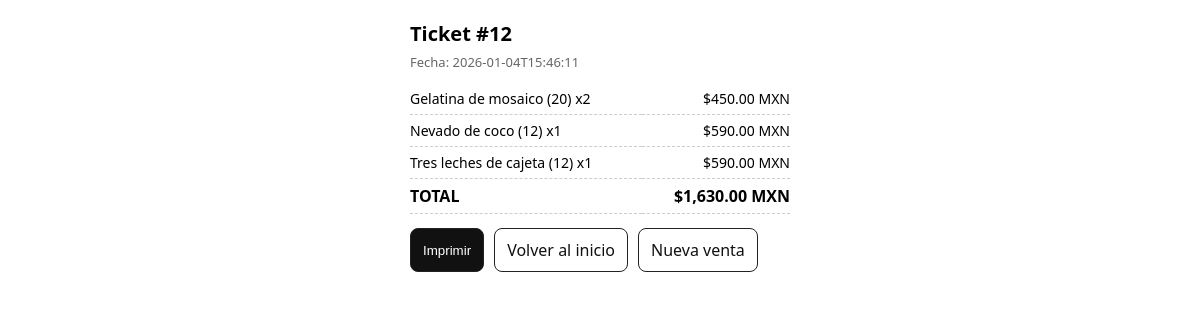
The page /ticket/12 on the database its author committed.
### tables this page shows
CREATE TABLE orders (
        id INTEGER PRIMARY KEY AUTOINCREMENT,
        created_at TEXT NOT NULL,
        status TEXT NOT NULL DEFAULT 'ok'
    );

CREATE TABLE order_items (
        id INTEGER PRIMARY KEY AUTOINCREMENT,
        order_id INTEGER NOT NULL,
        menu_item_id INTEGER NOT NULL,
        qty INTEGER NOT NULL CHECK(qty > 0),
        price_cents INTEGER NOT NULL CHECK(price_cents >= 0)
    );

CREATE TABLE menu_items (
        id INTEGER PRIMARY KEY AUTOINCREMENT,
        name TEXT NOT NULL,
        price_cents INTEGER NOT NULL CHECK(price_cents >= 0),
        category TEXT NOT NULL
    );

### app.py (the view)
@app.route("/ticket/<int:order_id>")
def ticket(order_id: int):
    conn = db()
    cur = conn.cursor()
    cur.execute("SELECT id, created_at, status FROM orders WHERE id = ?", (order_id,))
    order = cur.fetchone()
    if not order:
        conn.close()
        return "Ticket no encontrado", 404
    cur.execute("""
        SELECT
            mi.name AS name,
            mi.category AS category,
            oi.qty AS qty,
            oi.price_cents AS price_cents
        FROM order_items oi
        JOIN menu_items mi ON mi.id = oi.menu_item_id
        WHERE oi.order_id = ?
        ORDER BY mi.category, mi.name
    """, (order_id,))
    items = cur.fetchall()
    total_cents = sum(int(r["qty"]) * int(r["price_cents"]) for r in items)
    conn.close()
    return render_template("ticket.html", order=order, items=items, total_cents=total_cents)

### app.py (called while the page is built)
def db():
    conn = sqlite3.connect(DB_PATH)
    conn.row_factory = sqlite3.Row
    return conn

@app.template_filter("pesos")
def pesos(cents: int):
    return f"${int(cents)/100:,.2f} MXN"

### templates/ticket.html (shortened to what this page needs)
<!doctype html>
<html lang="es">
<head>
</head>
<body>
  <h1>Ticket #{{ order["id"] }}</h1>
  <div class="muted">Fecha: {{ order["created_at"] }}</div>
  <table>
    {% for it in items %}
      <tr>
        <td>{{ it["name"] }} x{{ it["qty"] }}</td>
        <td>{{ (it["qty"] * it["price_cents"])|pesos }}</td>
      </tr>
    {% endfor %}
    <tr>
      <td class="total">TOTAL</td>
      <td class="total">{{ total_cents|pesos }}</td>
    </tr>
  </table>
  <div class="btns">
    <button class="primary" onclick="window.print()">Imprimir</button>
    <a href="{{ url_for('index') }}">Volver al inicio</a>
    <a href="{{ url_for('new_order') }}">Nueva venta</a>
  </div>
</body>
</html>

### templates/ticket.html (style rules this page uses)
body { font-family: system-ui, Arial; max-width: 380px; margin: 20px auto; }
h1 { font-size: 20px; margin: 0 0 6px; }
.muted { color: #666; font-size: 13px; }
table { width: 100%; border-collapse: collapse; margin-top: 12px; }
td { padding: 6px 0; border-bottom: 1px dashed #ccc; font-size: 14px; }
td:last-child { text-align: right; }
.total { font-weight: 700; font-size: 16px; }
.btns { margin-top: 14px; display: flex; gap: 10px; }
a, button { padding: 10px 12px; border: 1px solid #222; background: #fff; cursor: pointer; text-decoration: none; color: #111; border-radius: 8px; }
.primary { background: #111; color: #fff; }

### rows shown on the page
orders: id "12", created_at "2026-01-04T15:46:11"
order_items: name "Gelatina de mosaico (20)", qty "2", (it['qty']*it['price_cents'])|pesos "$450.00 MXN"
order_items: name "Nevado de coco (12)", qty "1", (it['qty']*it['price_cents'])|pesos "$590.00 MXN"
order_items: name "Tres leches de cajeta (12)", qty "1", (it['qty']*it['price_cents'])|pesos "$590.00 MXN"

### other values the page prints
{{ total_cents|pesos }} "$1,630.00 MXN"
